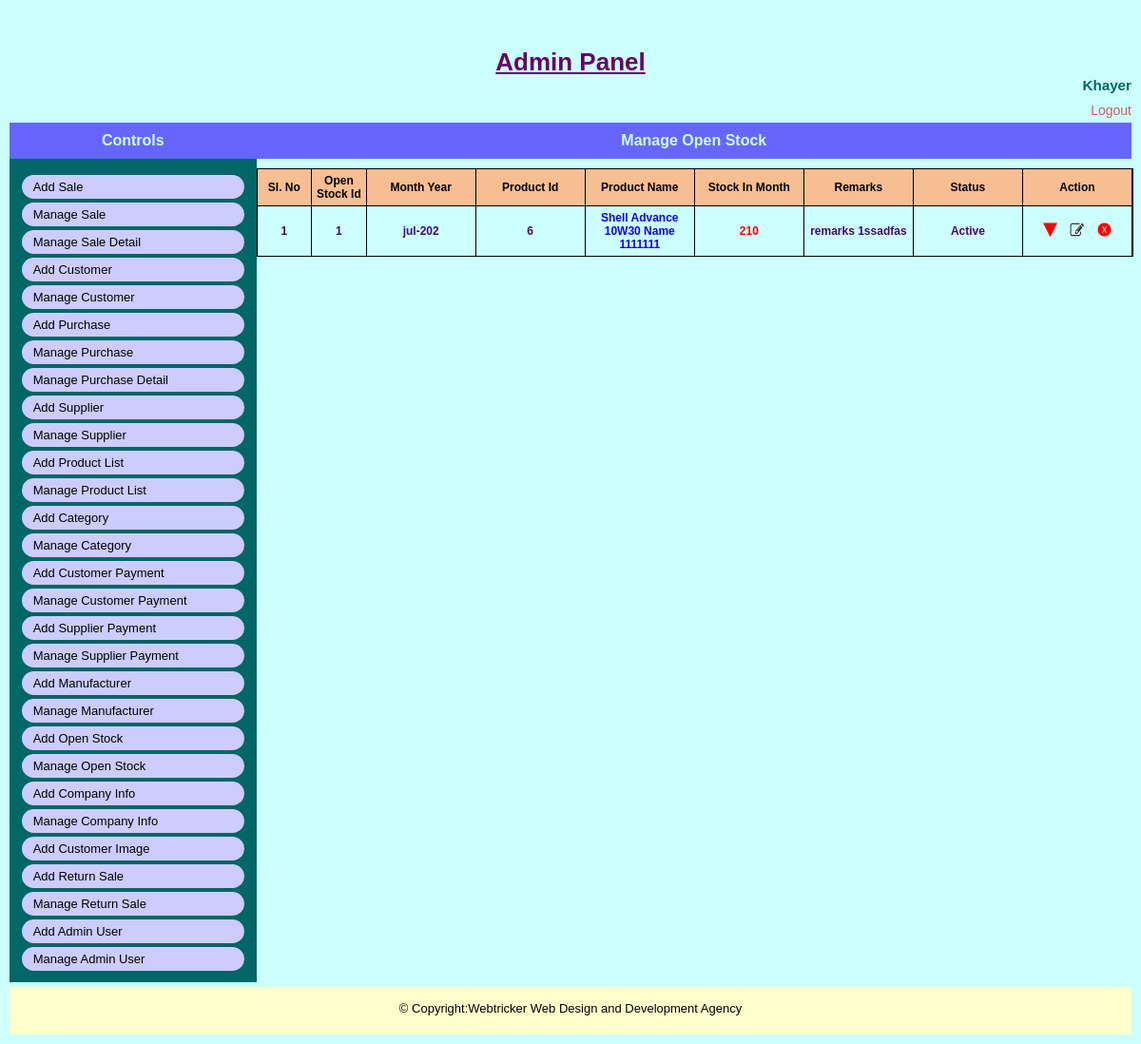
Page /admin/manage_open_stock.php (signed in) on the committed database.
### tables this page shows
CREATE TABLE `tbl_opn_stck_info` (
  `opn_stck_id` int(4) NOT NULL,
  `mon_yyyy` varchar(7) NOT NULL,
  `product_id` int(4) NOT NULL,
  `stock_in_hand` int(4) NOT NULL,
  `remarks` text NOT NULL,
  `status` tinyint(1) NOT NULL,
  `deletion_status` tinyint(1) NOT NULL,
  `created_date_time` timestamp NOT NULL DEFAULT current_timestamp()
);

CREATE TABLE `tbl_product_info` (
  `product_id` int(4) NOT NULL,
  `product_cat_id` int(4) NOT NULL,
  `product_code` varchar(100) DEFAULT NULL,
  `product_name` varchar(200) NOT NULL,
  `product_image` varchar(200) NOT NULL,
  `rol_qty` int(4) NOT NULL,
  `qty_stock` int(4) NOT NULL,
  `current_price` float NOT NULL,
  `status` tinyint(1) NOT NULL,
  `deletion_status` tinyint(1) NOT NULL,
  `created_date_time` timestamp NOT NULL DEFAULT current_timestamp() ON UPDATE current_timestamp()
);

### admin/manage_open_stock.php (called while the page is built, shortened)
<?php
include 'admin_master_page.php';

### classes/database.php (called while the page is built, shortened)
<?php
class Database {
    public function connect() {
        $this->host_name="localhost";
        $this->user_name="u430957945_db_sales_inven";
        $this->password="Inven1254$";
        $this->database_name="u430957945_db_sales_inven";
        $conn= new mysqli($this->host_name,$this->user_name,$this->password,$this->database_name);
        return $conn;
    }
}
?>

### classes/admin.php (called while the page is built, shortened)
<?php
require_once '../classes/database.php';
class Admin extends Database {
    public function select_all_open_stock()
    {
        $sql="SELECT o1.opn_stck_id,o1.mon_yyyy,o1.product_id,p1.product_name,o1.stock_in_hand,o1.remarks,o1.status
        FROM tbl_opn_stck_info o1,tbl_product_info p1
        WHERE o1.product_id=p1.product_id and o1.deletion_status='0'";
        $query_result=  $this->connect()->query($sql);
        return $query_result;
    }
}

### admin/pages/manage_open_stock_view.php (the view, shortened to what this page needs)
<?php
    $query_result=$obj_admin->select_all_open_stock();
?>
<div class="common_wrap">
    <div class="content_title">
        <h4>Manage Open Stock</h4>
    </div>
    <div class="manage_wrap">
        <div class="row">
            <div class="purchse_cell_1 bg_color_1 fontsize_12">Sl. No</div>
            <div class="purchse_cell_1 bg_color_1 fontsize_12">Open Stock Id</div>
            <div class="cell_1 bg_color_1 fontsize_12">Month Year</div>
            <div class="cell_1 bg_color_1 fontsize_12">Product Id</div>
            <div class="cell_1 bg_color_1 fontsize_12">Product Name</div>
            <div class="cell_1 bg_color_1 fontsize_12">Stock In Month</div>
            <div class="cell_1 bg_color_1 fontsize_12">Remarks</div>
            <div class="cell_1 bg_color_1 fontsize_12">Status</div>
            <div class="cell_1 bg_color_1 fontsize_12">Action</div>
        </div>
        <?php
            $cnt=1;
            while($row=mysqli_fetch_assoc($query_result))
            {
        ?>
        <div class="row">
            <div class="purchse_cell_1 color_1"><?php echo $cnt;?></div>
            <div class="purchse_cell_1 color_1"><?php echo $row['opn_stck_id']?></div>
            <div class="cell_1 color_1"><?php echo $row['mon_yyyy']?></div>
            <div class="cell_1 color_1"><?php echo $row['product_id']?></div>
            <div class="cell_1 color_2"><?php echo $row['product_name']?></div>
            <div class="cell_1 color_4"><?php echo $row['stock_in_hand']?></div>
            <div class="cell_1 color_1"><?php echo $row['remarks']?></div>
            <?php
                if($row['status']==1)
                {
            ?>
            <div class="cell_1 color_1"><?php echo 'Active'; ?>
            </div>
            <?php } else{?>
            <div class="cell_1 color_1"><?php echo 'Inactive'; ?>
            </div>
            <?php } ?>
            <div class="cell_1 color_1 manage_link_btn">
                <?php
                    if($row['status']==0)
                    {
                ?>
                <a class="btn_active" href="?status=active&id=<?php echo $row['opn_stck_id']?>" title="Inactive"></a>
                <?php } else{?>
                <a class="btn_inactive" href="?status=inactive&id=<?php echo $row['opn_stck_id']?>" title="Active"></a>
                <?php } ?>
                <a class="btn_edit" href="edit_open_stock.php?id=<?php echo $row['opn_stck_id']?>" title="Edit"></a>
                <a class="btn_delete" href="?status=delete&id=<?php echo $row['opn_stck_id']?>" onclick="return check_delete();" title="Delete"></a>
            </div>
        </div>
        <?php $cnt=$cnt+1; }?>
    </div>
</div>

### asset/css/style.css (style rules this page uses)
body { background-color:#000;color:#000;margin:0;padding:0;font-family:sans-serif;font-size:13px }
h1,h2,h3,h4,h5,h6 { margin:0;padding:0; }
.header_wrap,.menu,.content_wrap,.footer_wrap,.user_info,.admin_content,.common_title,.common_wrap, .view_content,.page_content,.image_wrap,.slide_wrap,.slide_inner,.slide,.sidebar_box_wrap,.sidebar_box, .gallery,.gallery_image_outer,.gallery_image_outer a,.gallery_detail,.common_description,.home_link, .sidebar_box ul,.notice_detail,.front_form_wrap,.front_form_wrap .input_wrap,.event_entry_detail, .student_detail_wrap,.result_detail,.front_content_wrap,.class_routine_details,.routine_display { float:left;position:relative;width:100%; -webkit-box-sizing:border-box; -moz-box-sizing:border-box; box-sizing:border-box }
.admin_page h4 { text-align:center;color:#ccffff;padding:10px 0;margin:0 0 10px 0;font-size:16px; background-color:#6666ff }
.manage_wrap { display:table;position:relative;width:100%;border:1px solid #000;border-bottom:none }
.row { display:table-row;position:relative;width:100%;font-weight:700; -webkit-box-sizing:border-box;-moz-box-sizing:border-box;box-sizing:border-box }
.cell_1,.cell_2,.cell_3,.cell_4,.cell_5,.purchse_cell_1,.purchse_cell_2,.cell_25 { display:table-cell;width:20%;border-right:1px solid #000; color:#000;text-align:center;border-bottom:1px solid #000; padding:5px 0;font-size:12px; -webkit-box-sizing:border-box; -moz-box-sizing:border-box; box-sizing:border-box;vertical-align:middle }
.bg_color_1 { background:#f7be91 }
.color_1 { color:#400b70 }
.color_2 { color:#0e03f5 }
.color_4 { color:red }
.cell_1 { width:10% }
.fontsize_12 { font-size:12px }
.purchse_cell_1 { width: 5%; }
.manage_link_btn a { display:inline-block;width:15px;height:15px;margin:0 5px;padding:0; text-decoration:none;color:#0e03f5 }
.manage_link_btn a.btn_inactive { background:url(../images/btn_status_inactive_bg.png) no-repeat 0 0; background-size:100% 100% }
.manage_link_btn a.btn_delete { background:url(../images/btn_delete_bg.png) no-repeat 0 0; background-size:100% 100% }
.manage_link_btn a.btn_edit { background:url(../images/btn_edit_bg.png) no-repeat 0 0; background-size:100% 100% }

### rows in the picture
tbl_opn_stck_info: opn_stck_id "1", mon_yyyy "jul-202", product "6", product.product_name "Shell Advance 10W30 Name 1111111", stock_in_hand "210", remarks "remarks 1ssadfas", status "Active"

### other values in the picture
$_SESSION['admin_name'] "Khayer"
